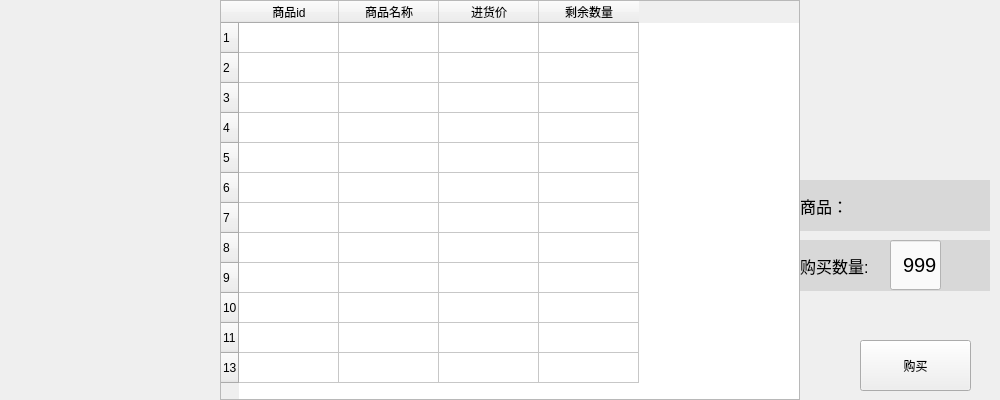
   <widget class="QWidget" name="market_window" native="true">
    <property name="geometry">
     <rect>
      <x>0</x>
      <y>100</y>
      <width>1000</width>
      <height>400</height>
     </rect>
    </property>
    <widget class="QTableWidget" name="market_table">
     <property name="geometry">
      <rect>
       <x>220</x>
       <y>0</y>
       <width>580</width>
       <height>400</height>
      </rect>
     </property>
     <property name="sizePolicy">
      <sizepolicy hsizetype="Expanding" vsizetype="Expanding">
       <horstretch>0</horstretch>
       <verstretch>0</verstretch>
      </sizepolicy>
     </property>
     <property name="sizeAdjustPolicy">
      <enum>QAbstractScrollArea::AdjustIgnored</enum>
     </property>
     <property name="autoScroll">
      <bool>true</bool>
     </property>
     <property name="autoScrollMargin">
      <number>16</number>
     </property>
     <row>
      <property name="text">
       <string>1</string>
      </property>
     </row>
     <row>
      <property name="text">
       <string>2</string>
      </property>
     </row>
     <row>
      <property name="text">
       <string>3</string>
      </property>
     </row>
     <row>
      <property name="text">
       <string>4</string>
      </property>
     </row>
     <row>
      <property name="text">
       <string>5</string>
      </property>
     </row>
     <row>
      <property name="text">
       <string>6</string>
      </property>
     </row>
     <row>
      <property name="text">
       <string>7</string>
      </property>
     </row>
     <row>
      <property name="text">
       <string>8</string>
      </property>
     </row>
     <row>
      <property name="text">
       <string>9</string>
      </property>
     </row>
     <row>
      <property name="text">
       <string>10</string>
      </property>
     </row>
     <row>
      <property name="text">
       <string>11</string>
      </property>
     </row>
     <row>
      <property name="text">
       <string>13</string>
      </property>
     </row>
     <column>
      <property name="text">
       <string>商品id</string>
      </property>
     </column>
     <column>
      <property name="text">
       <string>商品名称</string>
      </property>
     </column>
     <column>
      <property name="text">
       <string>进货价</string>
      </property>
     </column>
     <column>
      <property name="text">
       <string>剩余数量</string>
      </property>
     </column>
     <item row="0" column="0">
      <property name="text">
       <string/>
      </property>
      <property name="textAlignment">
       <set>AlignCenter</set>
      </property>
     </item>
     <item row="0" column="1">
      <property name="text">
       <string/>
      </property>
     </item>
    </widget>
    <widget class="QPushButton" name="buy_btn">
     <property name="geometry">
      <rect>
       <x>860</x>
       <y>340</y>
       <width>111</width>
       <height>51</height>
      </rect>
     </property>
     <property name="text">
      <string>购买</string>
     </property>
    </widget>
    <widget class="QLabel" name="item_name_label">
     <property name="geometry">
      <rect>
       <x>800</x>
       <y>180</y>
       <width>190</width>
       <height>51</height>
      </rect>
     </property>
     <property name="font">
      <font>
       <pointsize>12</pointsize>
      </font>
     </property>
     <property name="styleSheet">
      <string notr="true">background-color: #D8D8D8;</string>
     </property>
     <property name="text">
      <string>商品：</string>
     </property>
     <property name="wordWrap">
      <bool>false</bool>
     </property>
    </widget>
    <widget class="QLabel" name="label_2">
     <property name="geometry">
      <rect>
       <x>800</x>
       <y>240</y>
       <width>190</width>
       <height>51</height>
      </rect>
     </property>
     <property name="font">
      <font>
       <pointsize>12</pointsize>
      </font>
     </property>
     <property name="styleSheet">
      <string notr="true">background-color: #D8D8D8;</string>
     </property>
     <property name="text">
      <string>购买数量:</string>
     </property>
     <property name="wordWrap">
      <bool>false</bool>
     </property>
    </widget>
    <widget class="QLineEdit" name="buy_number_edit">
     <property name="geometry">
      <rect>
       <x>890</x>
       <y>240</y>
       <width>51</width>
       <height>50</height>
      </rect>
     </property>
     <property name="font">
      <font>
       <pointsize>15</pointsize>
      </font>
     </property>
     <property name="styleSheet">
      <string notr="true">background-color: #FAFAFA;</string>
     </property>
     <property name="text">
      <string>999</string>
     </property>
     <property name="alignment">
      <set>Qt::AlignRight|Qt::AlignTrailing|Qt::AlignVCenter</set>
     </property>
    </widget>
   </widget>
